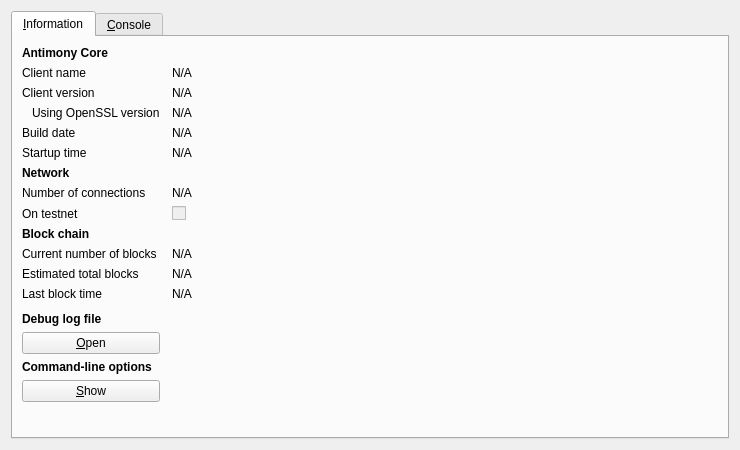
<?xml version="1.0" encoding="UTF-8"?>
<ui version="4.0">
 <class>RPCConsole</class>
 <widget class="QDialog" name="RPCConsole">
  <property name="geometry">
   <rect>
    <x>0</x>
    <y>0</y>
    <width>740</width>
    <height>450</height>
   </rect>
  </property>
  <property name="windowTitle">
   <string>Antimony - Debug window</string>
  </property>
  <layout class="QVBoxLayout" name="verticalLayout_2">
   <item>
    <widget class="QTabWidget" name="tabWidget">
     <property name="currentIndex">
      <number>0</number>
     </property>
     <widget class="QWidget" name="tab_info">
      <attribute name="title">
       <string>&amp;Information</string>
      </attribute>
      <layout class="QGridLayout" name="gridLayout" columnstretch="0,1">
       <property name="horizontalSpacing">
        <number>12</number>
       </property>
       <item row="0" column="0">
        <widget class="QLabel" name="label_9">
         <property name="font">
          <font>
           <weight>75</weight>
           <bold>true</bold>
          </font>
         </property>
         <property name="text">
          <string>Antimony Core</string>
         </property>
        </widget>
       </item>
       <item row="1" column="0">
        <widget class="QLabel" name="label_5">
         <property name="text">
          <string>Client name</string>
         </property>
        </widget>
       </item>
       <item row="1" column="1">
        <widget class="QLabel" name="clientName">
         <property name="cursor">
          <cursorShape>IBeamCursor</cursorShape>
         </property>
         <property name="text">
          <string>N/A</string>
         </property>
         <property name="textFormat">
          <enum>Qt::PlainText</enum>
         </property>
         <property name="textInteractionFlags">
          <set>Qt::LinksAccessibleByMouse|Qt::TextSelectableByKeyboard|Qt::TextSelectableByMouse</set>
         </property>
        </widget>
       </item>
       <item row="2" column="0">
        <widget class="QLabel" name="label_6">
         <property name="text">
          <string>Client version</string>
         </property>
        </widget>
       </item>
       <item row="2" column="1">
        <widget class="QLabel" name="clientVersion">
         <property name="cursor">
          <cursorShape>IBeamCursor</cursorShape>
         </property>
         <property name="text">
          <string>N/A</string>
         </property>
         <property name="textFormat">
          <enum>Qt::PlainText</enum>
         </property>
         <property name="textInteractionFlags">
          <set>Qt::LinksAccessibleByMouse|Qt::TextSelectableByKeyboard|Qt::TextSelectableByMouse</set>
         </property>
        </widget>
       </item>
       <item row="3" column="0">
        <widget class="QLabel" name="label_14">
         <property name="text">
          <string>Using OpenSSL version</string>
         </property>
         <property name="indent">
          <number>10</number>
         </property>
        </widget>
       </item>
       <item row="3" column="1">
        <widget class="QLabel" name="openSSLVersion">
         <property name="cursor">
          <cursorShape>IBeamCursor</cursorShape>
         </property>
         <property name="text">
          <string>N/A</string>
         </property>
         <property name="textFormat">
          <enum>Qt::PlainText</enum>
         </property>
         <property name="textInteractionFlags">
          <set>Qt::LinksAccessibleByMouse|Qt::TextSelectableByKeyboard|Qt::TextSelectableByMouse</set>
         </property>
        </widget>
       </item>
       <item row="4" column="0">
        <widget class="QLabel" name="label_12">
         <property name="text">
          <string>Build date</string>
         </property>
        </widget>
       </item>
       <item row="4" column="1">
        <widget class="QLabel" name="buildDate">
         <property name="cursor">
          <cursorShape>IBeamCursor</cursorShape>
         </property>
         <property name="text">
          <string>N/A</string>
         </property>
         <property name="textFormat">
          <enum>Qt::PlainText</enum>
         </property>
         <property name="textInteractionFlags">
          <set>Qt::LinksAccessibleByMouse|Qt::TextSelectableByKeyboard|Qt::TextSelectableByMouse</set>
         </property>
        </widget>
       </item>
       <item row="5" column="0">
        <widget class="QLabel" name="label_13">
         <property name="text">
          <string>Startup time</string>
         </property>
        </widget>
       </item>
       <item row="5" column="1">
        <widget class="QLabel" name="startupTime">
         <property name="cursor">
          <cursorShape>IBeamCursor</cursorShape>
         </property>
         <property name="text">
          <string>N/A</string>
         </property>
         <property name="textFormat">
          <enum>Qt::PlainText</enum>
         </property>
         <property name="textInteractionFlags">
          <set>Qt::LinksAccessibleByMouse|Qt::TextSelectableByKeyboard|Qt::TextSelectableByMouse</set>
         </property>
        </widget>
       </item>
       <item row="6" column="0">
        <widget class="QLabel" name="label_11">
         <property name="font">
          <font>
           <weight>75</weight>
           <bold>true</bold>
          </font>
         </property>
         <property name="text">
          <string>Network</string>
         </property>
        </widget>
       </item>
       <item row="7" column="0">
        <widget class="QLabel" name="label_7">
         <property name="text">
          <string>Number of connections</string>
         </property>
        </widget>
       </item>
       <item row="7" column="1">
        <widget class="QLabel" name="numberOfConnections">
         <property name="cursor">
          <cursorShape>IBeamCursor</cursorShape>
         </property>
         <property name="text">
          <string>N/A</string>
         </property>
         <property name="textFormat">
          <enum>Qt::PlainText</enum>
         </property>
         <property name="textInteractionFlags">
          <set>Qt::LinksAccessibleByMouse|Qt::TextSelectableByKeyboard|Qt::TextSelectableByMouse</set>
         </property>
        </widget>
       </item>
       <item row="8" column="0">
        <widget class="QLabel" name="label_8">
         <property name="text">
          <string>On testnet</string>
         </property>
        </widget>
       </item>
       <item row="8" column="1">
        <widget class="QCheckBox" name="isTestNet">
         <property name="enabled">
          <bool>false</bool>
         </property>
         <property name="text">
          <string/>
         </property>
        </widget>
       </item>
       <item row="9" column="0">
        <widget class="QLabel" name="label_10">
         <property name="font">
          <font>
           <weight>75</weight>
           <bold>true</bold>
          </font>
         </property>
         <property name="text">
          <string>Block chain</string>
         </property>
        </widget>
       </item>
       <item row="10" column="0">
        <widget class="QLabel" name="label_3">
         <property name="text">
          <string>Current number of blocks</string>
         </property>
        </widget>
       </item>
       <item row="10" column="1">
        <widget class="QLabel" name="numberOfBlocks">
         <property name="cursor">
          <cursorShape>IBeamCursor</cursorShape>
         </property>
         <property name="text">
          <string>N/A</string>
         </property>
         <property name="textFormat">
          <enum>Qt::PlainText</enum>
         </property>
         <property name="textInteractionFlags">
          <set>Qt::LinksAccessibleByMouse|Qt::TextSelectableByKeyboard|Qt::TextSelectableByMouse</set>
         </property>
        </widget>
       </item>
       <item row="11" column="0">
        <widget class="QLabel" name="label_4">
         <property name="text">
          <string>Estimated total blocks</string>
         </property>
        </widget>
       </item>
       <item row="11" column="1">
        <widget class="QLabel" name="totalBlocks">
         <property name="cursor">
          <cursorShape>IBeamCursor</cursorShape>
         </property>
         <property name="text">
          <string>N/A</string>
         </property>
         <property name="textFormat">
          <enum>Qt::PlainText</enum>
         </property>
         <property name="textInteractionFlags">
          <set>Qt::LinksAccessibleByMouse|Qt::TextSelectableByKeyboard|Qt::TextSelectableByMouse</set>
         </property>
        </widget>
       </item>
       <item row="12" column="0">
        <widget class="QLabel" name="label_2">
         <property name="text">
          <string>Last block time</string>
         </property>
        </widget>
       </item>
       <item row="12" column="1">
        <widget class="QLabel" name="lastBlockTime">
         <property name="cursor">
          <cursorShape>IBeamCursor</cursorShape>
         </property>
         <property name="text">
          <string>N/A</string>
         </property>
         <property name="textFormat">
          <enum>Qt::PlainText</enum>
         </property>
         <property name="textInteractionFlags">
          <set>Qt::LinksAccessibleByMouse|Qt::TextSelectableByKeyboard|Qt::TextSelectableByMouse</set>
         </property>
        </widget>
       </item>
       <item row="13" column="0">
        <spacer name="verticalSpacer_2">
         <property name="orientation">
          <enum>Qt::Vertical</enum>
         </property>
         <property name="sizeHint" stdset="0">
          <size>
           <width>20</width>
           <height>20</height>
          </size>
         </property>
        </spacer>
       </item>
       <item row="14" column="0">
        <widget class="QLabel" name="labelDebugLogfile">
         <property name="font">
          <font>
           <weight>75</weight>
           <bold>true</bold>
          </font>
         </property>
         <property name="text">
          <string>Debug log file</string>
         </property>
        </widget>
       </item>
       <item row="15" column="0">
        <widget class="QPushButton" name="openDebugLogfileButton">
         <property name="toolTip">
          <string>Open the Antimony debug log file from the current data directory. This can take a few seconds for large log files.</string>
         </property>
         <property name="text">
          <string>&amp;Open</string>
         </property>
         <property name="autoDefault">
          <bool>false</bool>
         </property>
        </widget>
       </item>
       <item row="16" column="0">
        <widget class="QLabel" name="labelCLOptions">
         <property name="font">
          <font>
           <weight>75</weight>
           <bold>true</bold>
          </font>
         </property>
         <property name="text">
          <string>Command-line options</string>
         </property>
        </widget>
       </item>
       <item row="17" column="0">
        <widget class="QPushButton" name="showCLOptionsButton">
         <property name="toolTip">
          <string>Show the Antimony-Qt help message to get a list with possible Antimony command-line options.</string>
         </property>
         <property name="text">
          <string>&amp;Show</string>
         </property>
         <property name="autoDefault">
          <bool>false</bool>
         </property>
        </widget>
       </item>
       <item row="18" column="0">
        <spacer name="verticalSpacer">
         <property name="orientation">
          <enum>Qt::Vertical</enum>
         </property>
         <property name="sizeHint" stdset="0">
          <size>
           <width>20</width>
           <height>40</height>
          </size>
         </property>
        </spacer>
       </item>
      </layout>
     </widget>
     <widget class="QWidget" name="tab_console">
      <attribute name="title">
       <string>&amp;Console</string>
      </attribute>
      <layout class="QVBoxLayout" name="verticalLayout_3">
       <property name="spacing">
        <number>3</number>
       </property>
       <item>
        <widget class="QTextEdit" name="messagesWidget">
         <property name="minimumSize">
          <size>
           <width>0</width>
           <height>100</height>
          </size>
         </property>
         <property name="readOnly">
          <bool>true</bool>
         </property>
         <property name="tabKeyNavigation" stdset="0">
          <bool>false</bool>
         </property>
         <property name="columnCount" stdset="0">
          <number>2</number>
         </property>
        </widget>
       </item>
       <item>
        <layout class="QHBoxLayout" name="horizontalLayout">
         <property name="spacing">
          <number>3</number>
         </property>
         <item>
          <widget class="QLabel" name="label">
           <property name="text">
            <string notr="true">&gt;</string>
           </property>
          </widget>
         </item>
         <item>
          <widget class="QLineEdit" name="lineEdit"/>
         </item>
         <item>
          <widget class="QPushButton" name="clearButton">
           <property name="maximumSize">
            <size>
             <width>24</width>
             <height>24</height>
            </size>
           </property>
           <property name="toolTip">
            <string>Clear console</string>
           </property>
           <property name="text">
            <string/>
           </property>
           <property name="icon">
            <iconset resource="../bitcoin.qrc">
             <normaloff>:/icons/remove</normaloff>:/icons/remove</iconset>
           </property>
           <property name="shortcut">
            <string notr="true">Ctrl+L</string>
           </property>
           <property name="autoDefault">
            <bool>false</bool>
           </property>
          </widget>
         </item>
        </layout>
       </item>
      </layout>
     </widget>
    </widget>
   </item>
  </layout>
 </widget>
 <resources>
  <include location="../bitcoin.qrc"/>
 </resources>
 <connections/>
</ui>
